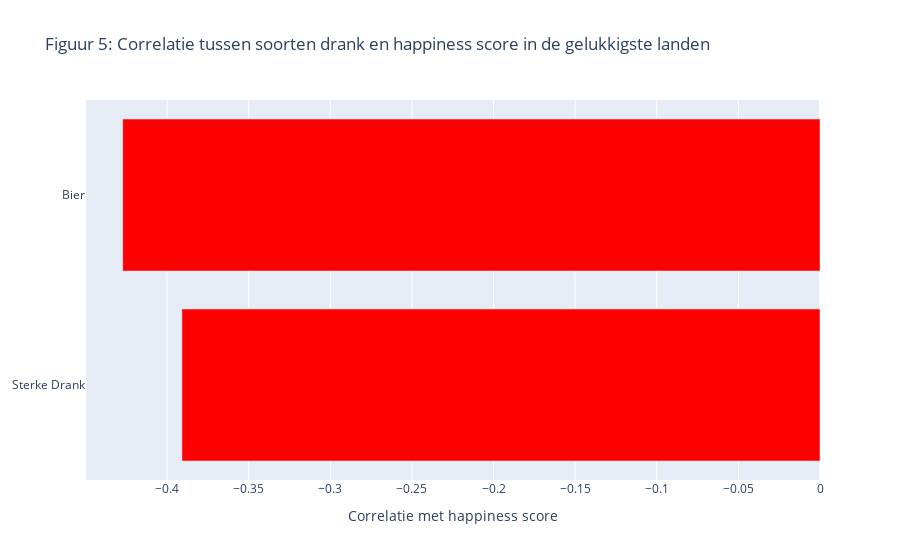

The notebook cell this image was saved under:
### Markdown cell above
Figuur 4 toont een negatieve relatie tussen de bierconsumptie en de happiness score. Er wordt hier gebruik gemaakt van bier, omdat bier de meest toegankelijke soort alcohol is. De lijn die te zien is in het plot gaat duidelijk naar beneden. Hieruit kan dus geconcludeerd worden dat bier een negatieve invloed heeft op de happiness score en doordat bier de meest toegankelijke soort alcohol is, kan er ook geconcludeerd worden dat alcohol een negatieve relatie heeft met de happiness score. Deze visualisatie ondersteunt dus het tweede perspectief waarbij gezegd wordt dat alcohol een negatieve invloed heeft op de gelukkigheidsscore in rijke landen. Een belangrijk deel van de happiness score is gezondheid. Dit is teruggekomen in figuur 3. Uit onderzoek is gebleken dat veel alcohol slecht is voor de gezondheid (World Health Organization, 2019). Een slechtere gezondheid betekent een lagere happiness score en dit is te zien in figuur 4.

### Code cell
list_f5 = ["Sterke Drank", "Bier"]
list2_f5 = [collab_df2["Happiness Score"].corr(collab_df2["Spirit_PerCapita"]), collab_df2["Happiness Score"].corr(collab_df2["Beer_PerCapita"])]

Bar_chart = go.Figure(go.Bar(
            x=list2_f5,
            y=list_f5,
            orientation='h',
            marker_color = "red"
            ))
Bar_chart.update_layout(title_text = 'Figuur 5: Correlatie tussen soorten drank en happiness score in de gelukkigste landen', xaxis = dict(title='Correlatie met happiness score'))

### Figure 1 — Plotly figure (JSON) as saved in the notebook; plotly's stock layout.template omitted (floating-point values rounded to 4 significant figures)
{"data": [{"marker": {"color": "red"}, "orientation": "h", "type": "bar", "x": [-0.391, -0.4272], "y": ["Sterke Drank", "Bier"]}], "layout": {"title": {"text": "Figuur 5: Correlatie tussen soorten drank en happiness score in de gelukkigste landen"}, "xaxis": {"title": {"text": "Correlatie met happiness score"}}}}
